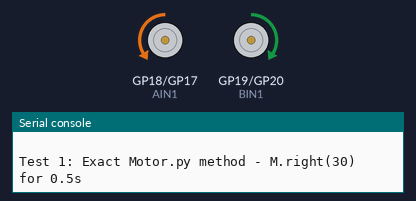
Simulated run of this program. Board: Raspberry Pi Pico running MicroPython. Parts: motor-driver pin pairs drawn as motors (green arrow = first pin HIGH = forward, orange = second pin HIGH = backward, longer = more drive, scaled by the enable pin), the last lines printed to the serial console. At 20.5 s the program stops and its outputs stay as they are.

Above: at 0.1 s.
At 7.6 s:
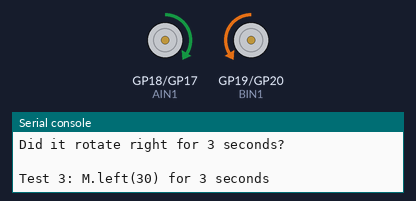
At 20.6 s:
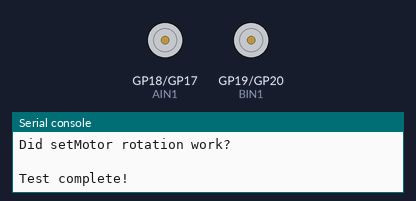
Timing chart, 0 to 22.0 s (numbered marks = the images above):
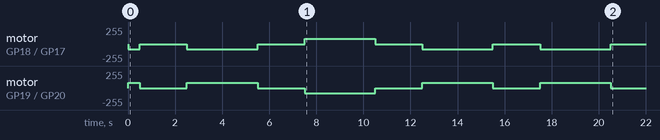

Measured:
- by itself, motor on GP19 (BIN1) / GP20 (BIN2): stopped → forward 76/255 at 0.00 s, → stopped 0.50 s later, → forward 76/255 2.0 s later, → stopped 3.0 s later, … (10 changes in this stretch)
- by itself, motor on GP18 (AIN1) / GP17 (AIN2): stopped → backward 76/255 at 0.00 s, → stopped 0.50 s later, → backward 76/255 2.0 s later, → stopped 3.0 s later, … (10 changes in this stretch)

The program:

rotation_test_simple.py
```python
from Motor import PicoGo
import time

M = PicoGo()

print("Simple Rotation Test")
print("===================")

# Test 1: Exact copy of Motor.py test
print("\nTest 1: Exact Motor.py method - M.right(30) for 0.5s")
M.right(30)
time.sleep(0.5)
M.stop()
print("Did it rotate right?")
time.sleep(2)

# Test 2: Longer duration
print("\nTest 2: M.right(30) for 3 seconds")
M.right(30)
time.sleep(3)
M.stop()
print("Did it rotate right for 3 seconds?")
time.sleep(2)

# Test 3: Left rotation
print("\nTest 3: M.left(30) for 3 seconds")
M.left(30)
time.sleep(3)
M.stop()
print("Did it rotate left?")
time.sleep(2)

# Test 4: Check if we need to call it repeatedly
print("\nTest 4: Calling M.right(30) in a loop")
start = time.ticks_ms()
while time.ticks_diff(time.ticks_ms(), start) < 3000:
    M.right(30)  # Call it repeatedly
    time.sleep(0.01)
M.stop()
print("Did continuous calling work?")
time.sleep(2)

# Test 5: Direct motor control
print("\nTest 5: Using setMotor(30, -30) for rotation")
M.setMotor(30, -30)
time.sleep(3)
M.stop()
print("Did setMotor rotation work?")

print("\nTest complete!")
```

Motor.py
```python
from machine import Pin, PWM
import time

class PicoGo(object):
    def __init__(self):
        self.PWMA = PWM(Pin(16))
        self.PWMA.freq(1000)
        self.AIN2 = Pin(17, Pin.OUT)
        self.AIN1 = Pin(18, Pin.OUT)
        self.BIN1 = Pin(19, Pin.OUT)
        self.BIN2 = Pin(20, Pin.OUT)
        self.PWMB = PWM(Pin(21))
        self.PWMB.freq(1000)
        self.stop()

    def forward(self,speed):
        if((speed >= 0) and (speed <= 100)):
            self.PWMA.duty_u16(int(speed*0xFFFF/100))
            self.PWMB.duty_u16(int(speed*0xFFFF/100))
            self.AIN2.value(1)
            self.AIN1.value(0)
            self.BIN2.value(1)
            self.BIN1.value(0)

    def backward(self,speed):
        if((speed >= 0) and (speed <= 100)):
            self.PWMA.duty_u16(int(speed*0xFFFF/100))
            self.PWMB.duty_u16(int(speed*0xFFFF/100))
            self.AIN2.value(0)
            self.AIN1.value(1)
            self.BIN2.value(0)
            self.BIN1.value(1)

    def left(self,speed):
        if((speed >= 0) and (speed <= 100)):
            self.PWMA.duty_u16(int(speed*0xFFFF/100))
            self.PWMB.duty_u16(int(speed*0xFFFF/100))
            self.AIN2.value(0)
            self.AIN1.value(1)
            self.BIN2.value(1)
            self.BIN1.value(0)

    def right(self,speed):
        if((speed >= 0) and (speed <= 100)):
            self.PWMA.duty_u16(int(speed*0xFFFF/100))
            self.PWMB.duty_u16(int(speed*0xFFFF/100))
            self.AIN2.value(1)
            self.AIN1.value(0)
            self.BIN2.value(0)
            self.BIN1.value(1)

    def stop(self):
        self.PWMA.duty_u16(0)
        self.PWMB.duty_u16(0)
        self.AIN2.value(0)
        self.AIN1.value(0)
        self.BIN2.value(0)
        self.BIN1.value(0)

    def setMotor(self, left, right):
        if((left >= 0) and (left <= 100)):
            self.AIN1.value(0)
            self.AIN2.value(1)
            self.PWMA.duty_u16(int(left*0xFFFF/100))
        elif((left < 0) and (left >= -100)):
            self.AIN1.value(1)
            self.AIN2.value(0)
            self.PWMA.duty_u16(-int(left*0xFFFF/100))
        if((right >= 0) and (right <= 100)):
            self.BIN2.value(1)
            self.BIN1.value(0)
            self.PWMB.duty_u16(int(right*0xFFFF/100))
        elif((right < 0) and (right >= -100)):
            self.BIN2.value(0)
            self.BIN1.value(1)
            self.PWMB.duty_u16(-int(right*0xFFFF/100))

if __name__=='__main__':
    import utime

    M = PicoGo()
    M.forward(50)
    utime.sleep(0.5)
    M.backward(50)
    utime.sleep(0.5)
    M.left(30)
    utime.sleep(0.5)
    M.right(30)
    utime.sleep(0.5)
    M.stop()
```
